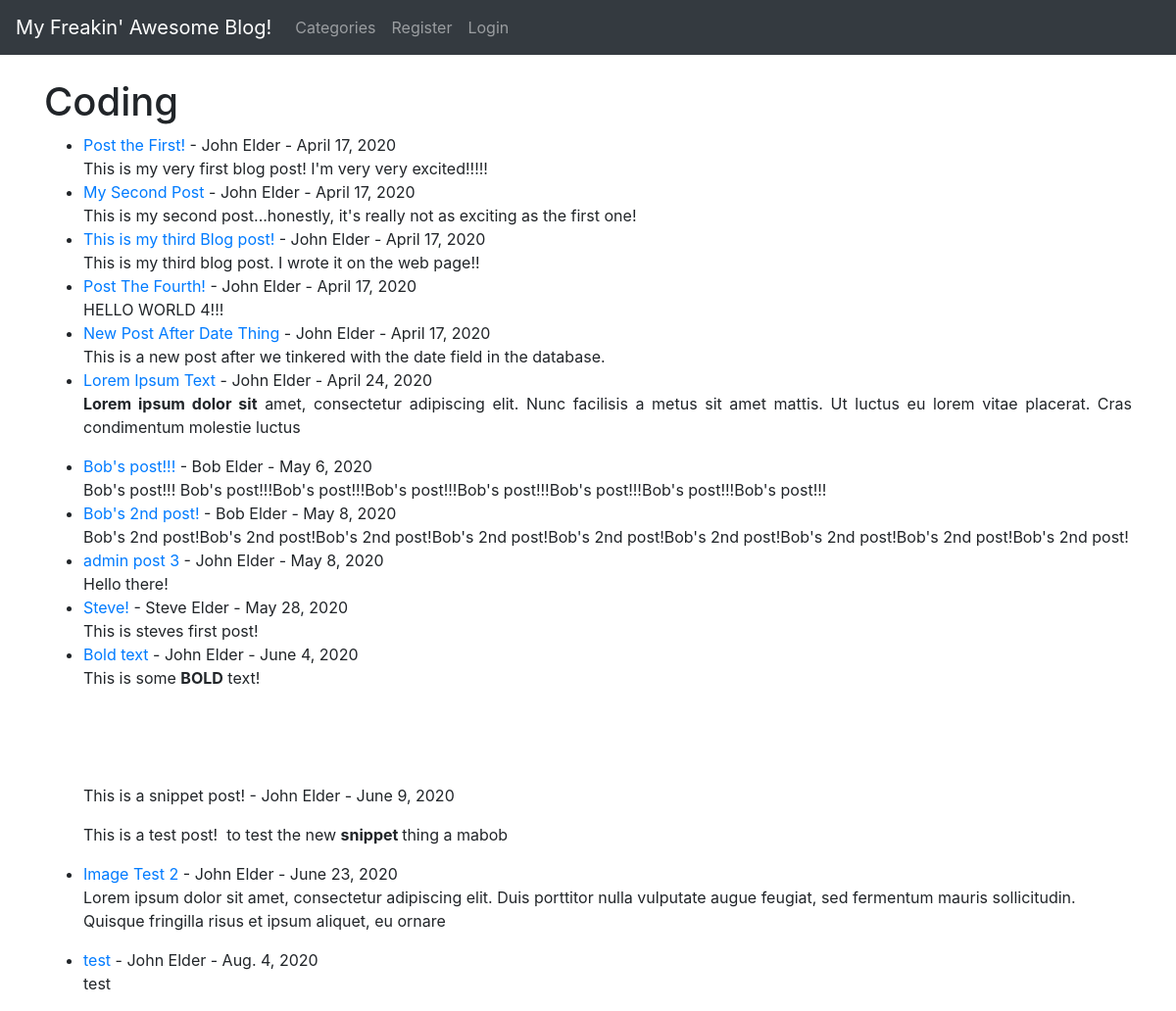
/category/coding/, run on the app's committed database.
### theblog/models.py (models this page shows, shortened)
class Post(models.Model):
	title = models.CharField(max_length=255)
	header_image = models.ImageField(null=True, blank=True, upload_to="images/")
	title_tag = models.CharField(max_length=255)
	author = models.ForeignKey(User, on_delete=models.CASCADE)
	body = RichTextField(blank=True, null=True)
	post_date = models.DateField(auto_now_add=True)
	category = models.CharField(max_length=255, default='coding')
	snippet = models.CharField(max_length=255)
	likes = models.ManyToManyField(User, related_name='blog_posts')

### theblog/views.py (the view)
# urls.py: path('category/<str:cats>/', CategoryView, name='category'),
def CategoryView(request, cats):
	category_posts = Post.objects.filter(category=cats.replace('-', ' '))
	return render(request, 'categories.html', {'cats':cats.replace('-', ' ').title(), 'category_posts':category_posts})

### theblog/templates/categories.html (shortened to what this page needs)
{% extends 'base.html' %}
{% block content %}
{% if category_posts %}
	<h1>{{ cats }}</h1>
	<ul>
	{% for post in category_posts %}
		<li><a href="{% url 'article-detail' post.pk %}">{{ post.title }}</a>
			- {{ post.author.first_name }} {{ post.author.last_name }} -
			{{ post.post_date }}  <br/>
		{{ post.body|slice:":200"|safe }}</li>
	{% endfor %}
	</ul>
{% else %}
	<h2>Sorry this page does not exist...</h2>
{% endif %}
{% endblock %}

### data on the page
Post: title "Post the First!", author.first_name "John", author.last_name "Elder", post_date "April 17, 2020", body "This is my very first blog post! I'm very very excited!!!!!"
Post: title "My Second Post", author.first_name "John", author.last_name "Elder", post_date "April 17, 2020", body "This is my second post...honestly, it's really not as exciting as the first one!"
Post: title "This is my third Blog post!", author.first_name "John", author.last_name "Elder", post_date "April 17, 2020", body "This is my third blog post. I wrote it on the web page!!"
Post: title "Post The Fourth!", author.first_name "John", author.last_name "Elder", post_date "April 17, 2020", body "HELLO WORLD 4!!!"
Post: title "New Post After Date Thing", author.first_name "John", author.last_name "Elder", post_date "April 17, 2020", body "This is a new post after we tinkered with the date field in the database."
Post: title "Lorem Ipsum Text", author.first_name "John", author.last_name "Elder", post_date "April 24, 2020", body "Lorem ipsum dolor sit amet, consectetur adipiscing elit. Nunc facilisis a metus sit amet mattis. Ut luctus eu lorem vitae placerat. Cras condimentum molestie luctus"
Post: title "Bob's post!!!", author.first_name "Bob", author.last_name "Elder", post_date "May 6, 2020", body "Bob's post!!! Bob's post!!!Bob's post!!!Bob's post!!!Bob's post!!!Bob's post!!!Bob's post!!!Bob's post!!!"
Post: title "Bob's 2nd post!", author.first_name "Bob", author.last_name "Elder", post_date "May 8, 2020", body "Bob's 2nd post!Bob's 2nd post!Bob's 2nd post!Bob's 2nd post!Bob's 2nd post!Bob's 2nd post!Bob's 2nd post!Bob's 2nd post!Bob's 2nd post!"
Post: title "admin post 3", author.first_name "John", author.last_name "Elder", post_date "May 8, 2020", body "Hello there!"
Post: title "Steve!", author.first_name "Steve", author.last_name "Elder", post_date "May 28, 2020", body "This is steves first post!"
Post: title "Bold text", author.first_name "John", author.last_name "Elder", post_date "June 4, 2020", body "This is some BOLD text!"
Post: title "This is a snippet post!", author.first_name "John", author.last_name "Elder", post_date "June 9, 2020", body "This is a test post! to test the new snippet thing a mabob"
Post: title "Image Test 2", author.first_name "John", author.last_name "Elder", post_date "June 23, 2020", body "Lorem ipsum dolor sit amet, consectetur adipiscing elit. Duis porttitor nulla vulputate augue feugiat, sed fermentum mauris sollicitudin. Quisque fringilla risus et ipsum aliquet, eu ornare"
Post: title "test", author.first_name "John", author.last_name "Elder", post_date "Aug. 4, 2020", body "test"

### other printed values
{{ cats }} "Coding"
